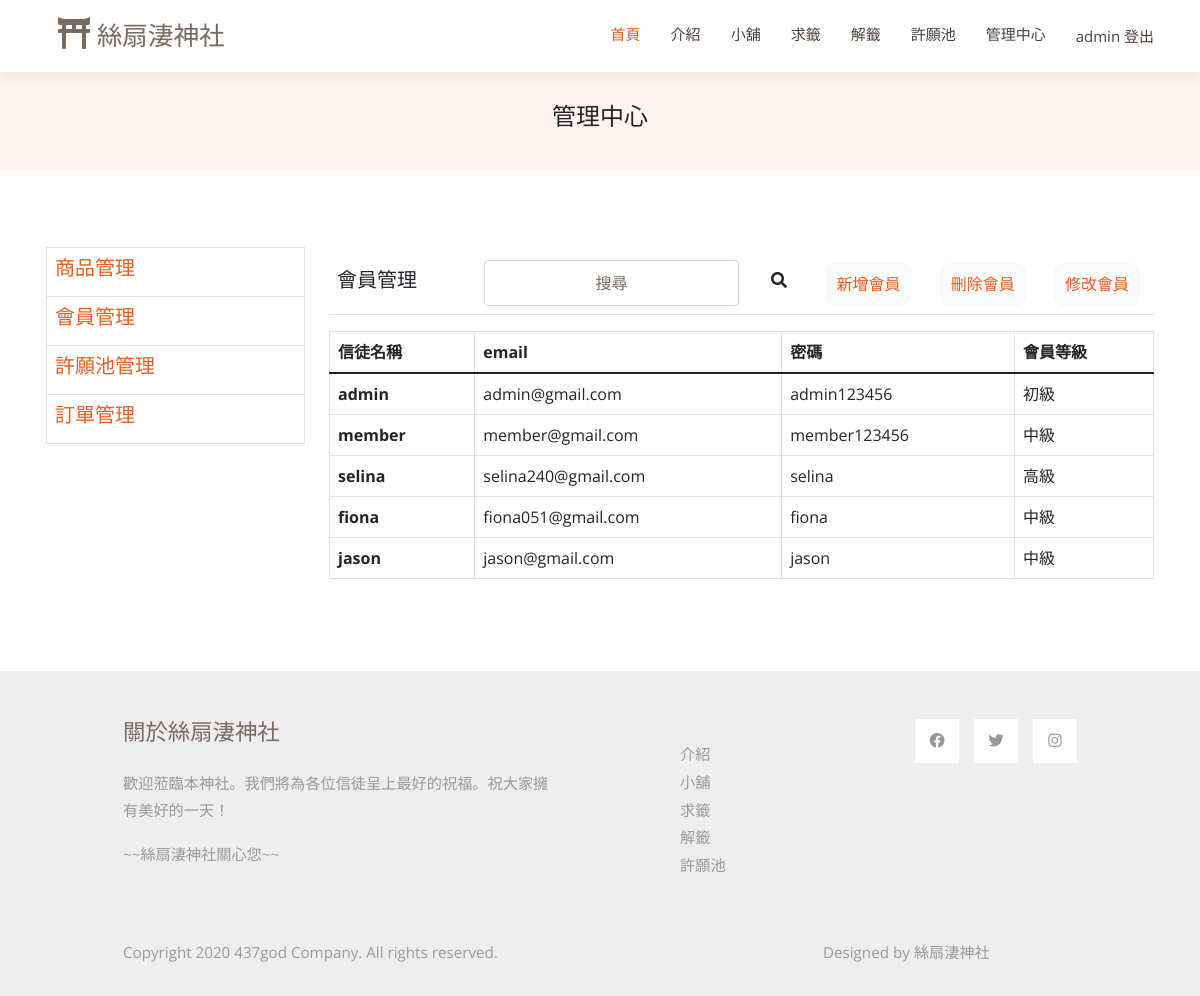
The page /會員管理.php (signed in) on the database its author committed.
### tables this page shows
CREATE TABLE `member` (
  `member_name` varchar(20) NOT NULL,
  `member_email` varchar(20) NOT NULL,
  `member_password` varchar(20) NOT NULL,
  `member_level` varchar(5) NOT NULL,
  `order_amount` int(11) NOT NULL
);

### 會員管理.php (the view, shortened to what this page needs)
<!DOCTYPE html>
<html lang="en">
<head>
  <?php
    include ("template.php");
    echo $vendorcss;
    echo $maincss;
  ?>
  <?php
  $search='';
    include("mysql_connect.inc.php");
    if ($result = mysqli_query($link, "SELECT * FROM member WHERE (`member_name` LIKE '%$search%') OR (`member_email` LIKE '%$search%') OR (`member_password` LIKE '%$search%') OR (`member_level` LIKE '%$search%')")) {
    while ($row = mysqli_fetch_assoc($result)) {
    $data .= "<tr><th scope=\"row\">$row[member_name]</th><td>$row[member_email]</td><td>$row[member_password]</td><td>$row[member_level]</td></tr>";
    }
    }
  ?>
</head>
<body>
  <?php
    include ("template.php");
  ?>
  <header id="header" class="fixed-top d-flex align-items-center">
    <div class="container d-flex align-items-center justify-content-between">
      <div class="container-fluid">
        <a class="navbar-brand" href="index.php">
            <i class="fas fa-film mr-2"></i>
            絲扇淒神社
        </a>
      </div>
      <nav id="navbar" class="navbar">
        <ul>
          <li><a class="nav-link scrollto active" href="index.php">首頁</a></li>
          <li><a class="nav-link scrollto" href="index.php">介紹</a></li>
          <li><a class="nav-link scrollto" href="store-page.php">小舖</a></li>
          <li><a class="nav-link scrollto" href="求籤.php">求籤</a></li>
          <li><a class="nav-link scrollto" href="解籤1.php">解籤</a></li>
          <li><a class="nav-link scrollto" href="許願池.php">許願池</a></li>
          <?php
            if (isset($_SESSION['Name'])) {
              if($_SESSION["Name"] == 'admin')
              {
                echo '<li><a class="nav-link scrollto" href="商品管理.php">管理中心</a></li>';
                echo '<li><a href="logout.php">'.$_SESSION['Name'].'   登出</a></li>';
              }
              else
              {
                echo '<li><a class="nav-link scrollto" href="訂單管理.php">訂單查詢</a></li>';
                echo '<li><a href="logout.php">'.$_SESSION['Name'].'   登出</a></li>';
              }
            } else {
              echo '<li><button class="getstarted button1" onclick="document.getElementById(\'id01\').style.display=\'block\'" style="width: 125px; padding-top: 7px;">登入/註冊</button></li>';
            }
          ?>
        </ul>
      </nav>
    </div>
  </header>
  <main id="main">
    <section class="breadcrumbs">
        <div class="container">
          <div class="d-flex justify-content-between align-items-center">
            <h2>管理中心</h2>
          </div>
        </div>
    </section>
    <?php
      if($_SESSION['Name'] == 'admin')
      {
        echo'
        <section id="store" class="portfolio">
          <div class="container" data-aos="fade-up">
            <div class="row" data-aos="fade-up" data-aos-delay="100">
              <div class="col-sm-3">
                <table class="table table-bordered">
                  <tr>
                    <th><button id="product-manager"><h5><a href="商品管理.php">商品管理</h5></button></th>
                  </tr>
                  <tr>
                    <th><button id="member-manager"><h5><a href="會員管理.php">會員管理</h5></button></th>
                  </tr>
                  <tr>
                    <th>
                      <button id="wish-manager"><h5><a href="許願池管理.php">許願池管理</a></h5></button>
                    </th>
                  </tr>
                  <tr>
                    <th>
                      <button id="order-manager"><h5><a href="orderForManager.php">訂單管理</a></h5></button>
                    </th>
                  </tr>
                </table>
              </div>
              <div class="col-sm-9">
              <table class="table">
                <tr>
                  <td class="pt-3" valign="middle" colspan="3">
                    <h5>會員管理</h5>
                  </td>
                  <form>
                    <td class="ps-5" scope="col" align="right" valign="middle">
                      <input type="text" class="input form-control" placeholder="搜尋" name="search">
                    </td>
                    <td align="center" valign="middle">
                      <button class="btn" type="submit"><i class="fas fa-search"></i></button>
                    </td>
                  </form>
                  <td  class="pt-3" align="center" valign="middle">
                    <button type="button" id="newProduct" class="btn btn-light">
                      <a href="insertMember.php"><h6 class="pt-2">新增會員<h6>
                    </button>
                  </td>
                  <td class="pt-3" align="center" valign="middle">
                    <button type="button" id="newProduct" class="btn btn-light">
                      <a href="delete.php"><h6 class="pt-2">刪除會員<h6>
                    </button>
                  </td>
                  <td class="pt-3" align="center" valign="middle">
                    <button type="button" id="newProduct" class="btn btn-light">
                      <a href="updateMember.php"><h6 class="pt-2">修改會員<h6>
                    </button>
                  </td>
                </tr>
              </table>
                <div id="member-table">
                  <table id="table-member" class="table table-bordered">
                    <thead>
                      <tr>
                        <th scope="col">信徒名稱</th>
                        <th scope="col">email</th>
                        <th scope="col">密碼</th>
                        <th scope="col">會員等級</th>
                      </tr>
                    </thead>';
                    echo $data;
                    echo '
                  </table>
                </div>
              </div>
            </div>
          </div>
        </section>';}
    else
    {
      echo '您無權限觀看此頁面!';
      echo '<meta http-equiv=REFRESH CONTENT=0;url=plslogin.php>';
    }
    ?>
  </main>
  <?php
  include ("template.php");
  ?>
</body>
</html>

### css/style.css (style rules this page uses)
body { font-family: "Open Sans", sans-serif; color: #212529; }
a { color: #eb5d1e; text-decoration: none; }
h1, h2, h3, h4, h5, h6, .font-primary { font-family: "Raleway", sans-serif; }
#header { height: 72px; transition: all 0.5s; z-index: 997; transition: all 0.5s; background: #fff; box-shadow: 0px 2px 15px rgba(0, 0, 0, 0.1); }
#main { margin-top: 72px; }
.navbar { padding: 0; }
.navbar ul { margin: 0; padding: 0; display: flex; list-style: none; align-items: center; }
.navbar li { position: relative; }
.navbar a, .navbar a:focus { display: flex; align-items: center; justify-content: space-between; padding: 10px 0 10px 30px; font-size: 15px; color: #4e4039; white-space: nowrap; transition: 0.3s; }
.navbar a:hover, .navbar .active, .navbar .active:focus, .navbar li:hover > a { color: #eb5d1e; }
section { padding: 60px 0; overflow: hidden; }
.breadcrumbs { padding: 15px 0; background-color: #fef5f1; min-height: 40px; }
.breadcrumbs h2 { font-size: 24px; font-weight: 300; }

### css/style1.css (style rules this page uses)
*, *:before, *:after { box-sizing: border-box; margin: 0; padding: 0; }
body { font-family: "Open Sans", Helvetica, Arial, sans-serif; background: #ffffff; }
input, button { border: none; outline: none; background: none; font-family: "Open Sans", Helvetica, Arial, sans-serif; }
h2 { width: 100%; font-size: 26px; text-align: center; }
input { display: block; width: 100%; margin-top: 5px; padding-bottom: 5px; font-size: 16px; border-bottom: 1px solid rgba(0, 0, 0, 0.4); text-align: center; }
.container { padding: 16px; }

### css/templatemo-style.css (style rules this page uses)
p { line-height: 1.8; }
a { text-decoration: none; transition: all 0.3s ease; }
.container-fluid { max-width: 1770px; }
.tm-container-small { max-width: 1050px; }
.btn { border-radius: 0; }
.form-control { padding: 10px 20px; width: 100%; height: auto; }
.navbar-brand { color: rgb(122, 105, 96); font-size: 1.6rem; }
.navbar-brand i { font-size: 2rem; }
.tm-text-primary { color: rgb(122, 105, 96); }
.tm-bg-gray { background-color: #EEEEEE; }
.nav-link { color: #666666; border-bottom: 4px solid transparent; font-size: 1.2rem; }
p, .tm-text-gray { color: #999; }
.tm-footer-links li { list-style: none; margin-bottom: 5px; }
.tm-footer-links li a { color: #999999; }
.tm-social-links li { list-style: none; margin-right: 15px; }
.tm-social-links li:last-child { margin-right: 0; }
.tm-social-links li a { color: #999999; width: 44px; height: 44px; display: flex; background-color: #fff; align-items: center; justify-content: center; }
.tm-footer { font-size: 0.95rem; }
.tm-footer-title { font-size: 1.4rem; }
.form-control, input:-internal-autofill-selected, select:not([multiple]) { color: #7a6960 !important; }
.form-control::placeholder { color: #7a6960; opacity: 1; }

### 會員管理.php (style rules this page uses)
.btn-light { border-radius: 10px; padding-top: 3px; padding-bottom: 3px; padding-left: 10px; padding-right: 10px; }

### rows shown on the page
member: member_name "admin", member_email "admin@gmail.com", member_password "admin123456", member_level "初級"
member: member_name "member", member_email "member@gmail.com", member_password "member123456", member_level "中級"
member: member_name "selina", member_email "selina240@gmail.com", member_password "selina", member_level "高級"
member: member_name "fiona", member_email "fiona051@gmail.com", member_password "fiona", member_level "中級"
member: member_name "jason", member_email "jason@gmail.com", member_password "jason", member_level "中級"

### other values the page prints
$_SESSION['Name'] "admin"
